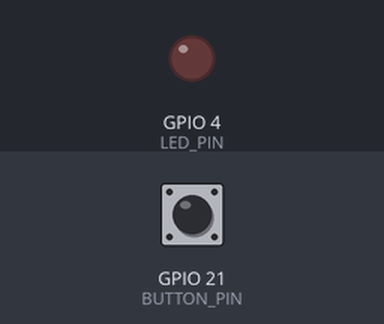
The sketch below on a simulated ESP32. Shown: output pins drawn as LEDs (lit = HIGH). The inputs (shaded band) are chosen by the test bench; at power-on: GPIO 21 (BUTTON_PIN) HIGH.

Above: at 1.2 s.
1.3 s: GPIO 21 (BUTTON_PIN) pulled LOW for 0.15 s
At 1.37 s:
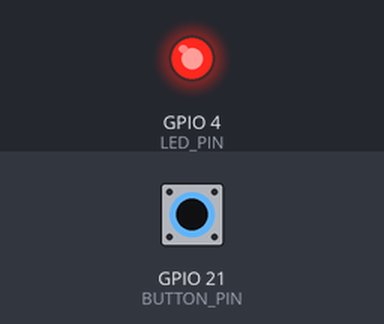
2.9 s: GPIO 21 (BUTTON_PIN) pulled LOW for 3.2 s
At 7.4 s:
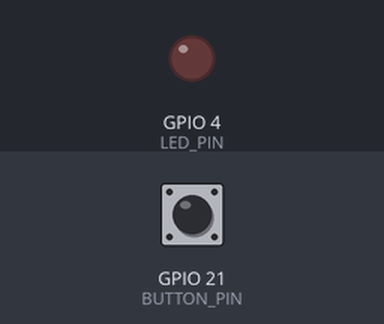
Timing chart, 0 to 8.9 s (numbered marks = the images above; inputs shaded):
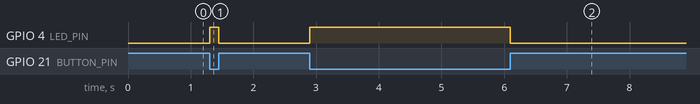

Measured:
- after the input at 1.3 s, GPIO 4 (LED_PIN): LOW → HIGH at once, → LOW 0.15 s later
- after the input at 2.9 s, GPIO 4 (LED_PIN): LOW → HIGH at once, → LOW 3.2 s later

The sketch:

first_stepss.ino
```cpp
#include <Arduino.h>

#define BUTTON_PIN 21
int LED_PIN = 4;

int buttonState;

void setup() {
  pinMode(BUTTON_PIN, INPUT_PULLUP);
  pinMode(LED_PIN, OUTPUT);
}

void loop() {
  buttonState = digitalRead(BUTTON_PIN);

  if (buttonState == LOW) {
    digitalWrite(LED_PIN, HIGH);
  } else {
    digitalWrite(LED_PIN, LOW);
  }
}
```
